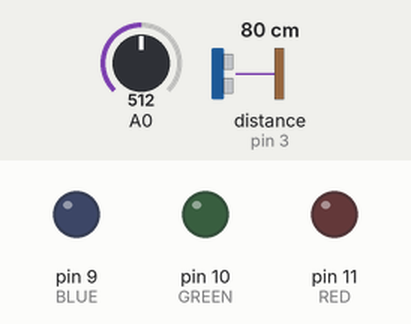
This sketch was run on a simulated Arduino Uno, built with avr-gcc and run on an emulated ATmega328P. Shown: output pins drawn as LEDs (lit = HIGH). Wiring (inferred from the names in the program): ultrasonic range finder: trigger pin 2; echo pin 3. Dashed ring = blinking. Inputs (shaded band) come from the test bench; at power-on: distance to the obstacle (sensor on pin 3) 80 cm, A0 = 512. The echo pulse lasts 58.3 µs per cm; pins used as bus, display or sensor lines are not drawn.

Above: at 1.2 s.
1.3 s: distance to the obstacle (sensor on pin 3) set to 17 cm
2.8 s: distance to the obstacle (sensor on pin 3) set to 14 cm
At 4.0 s:
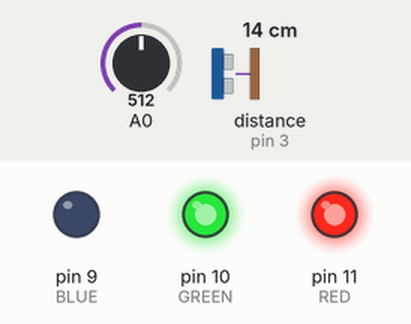
4.3 s: A0 set to 105
5.8 s: A0 set to 91
At 6.3 s:
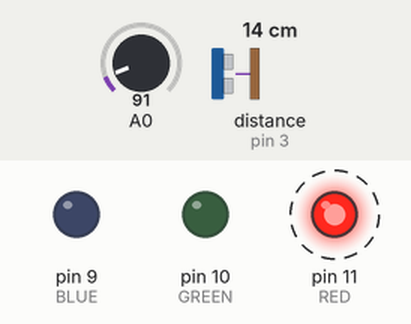
Timing chart, 0 to 9.8 s (numbered marks = the images above; inputs shaded):
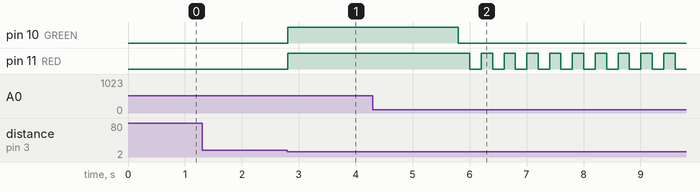

Measured:
- the behaviour switches between 16 and 15 cm on distance to the obstacle (sensor on pin 3) (found by bisection; images 0 and 1)
- the behaviour switches between 101 and 100 on A0 (found by bisection; images 1 and 2)
- after the input at 1.3 s, every drawn part: stays the same
- after the input at 2.8 s, pin 10 (GREEN), pin 11 (RED): LOW → HIGH at once
- after the input at 4.3 s, every drawn part: stays the same
- after the input at 5.8 s, pin 10 (GREEN): HIGH → LOW at once; pin 11 (RED): alternates HIGH for 0.20 s and LOW for 0.20 s, starting after 0.20 s

The sketch:

crocodile.ino
```cpp
#define RED 11
#define GREEN 10
#define BLUE 9

#define trig 2
#define echo 3

void setup() {
  pinMode(RED, OUTPUT);
  pinMode(GREEN, OUTPUT);
  pinMode(BLUE, OUTPUT);

  pinMode(trig, OUTPUT); // tfig는 초음파를 발사하기 때문에 'OUTPUT'
  pinMode(echo, INPUT); //echo는 나갔던 초음파가 돌아오기 때문에 'INPUT'
}


void loop() {

  int sensorValue; //밝기 값을 담아준다.
  sensorValue = analogRead(A0); //범위는 0~1023

  float duration, distance;
  digitalWrite(trig, HIGH); //초음파를 발사하는 코드
  delay(1); //초음파 발사가 연속되지 않기위해
  digitalWrite(trig, LOW);

  duration = pulseIn(echo, HIGH); //초음파가 사물 맞고 돌아온 시간
  distance = ((float)(duration*340)/10000)/2; //시간을 거리로 cm단위 환산

  if(sensorValue > 100)
  {
    if(distance > 15){
      analogWrite(RED, 0);
      analogWrite(GREEN, 0);
      analogWrite(BLUE, 0); //밝고, 물체가 없음
    }
    else {
      analogWrite(RED, 255);
      analogWrite(GREEN, 255);
      analogWrite(BLUE, 0); //밝고, 물체가 있음 -> 노란색
    }
  }
  else
  {
    if(distance > 15){
      analogWrite(RED, 255);
      analogWrite(GREEN, 0);
      analogWrite(BLUE, 0);  //어둡고, 물체가 없음 -> 빨간색
    }
    else {
      for(int i = 0; i<5; i++) {
      analogWrite(RED, 255);
      analogWrite(GREEN, 0);
      analogWrite(BLUE, 0);
      delay(200);
      analogWrite(RED, 0);
      analogWrite(GREEN, 0);
      analogWrite(BLUE, 0);
      delay(200);
    }
    } //어둡고, 물체가 있음 -> 빨간색 반짝임
}

}
```
